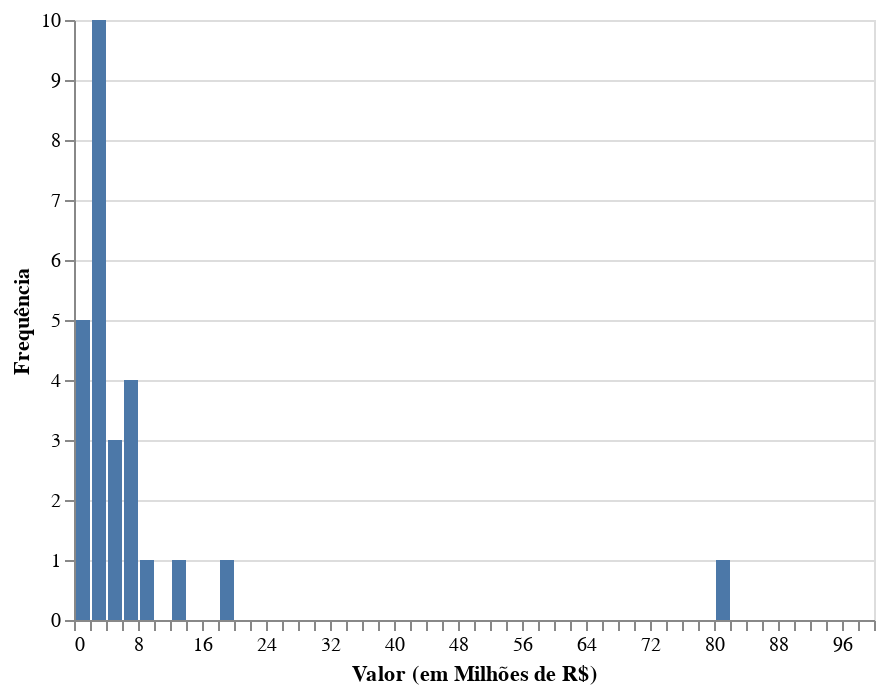

Source (notebook cell):
### Code cell
# Especificamente para o PSDB
alt.Chart(desp_part_uf[desp_part_uf['partido'] == "PSDB"]).mark_bar().encode(
        alt.X('valor',
          title = 'Valor (em Milhões de R$)',
          #scale = alt.Scale(type = 'log')
          bin = alt.Bin(extent=[0, 100], step = 2)
          ),
        alt.Y('count()',
          title = 'Frequência'))

### Figure 1 — Vega-Lite specification as saved in the notebook (floating-point values rounded to 4 significant figures)
{"config": {"view": {"continuousWidth": 400, "continuousHeight": 300}}, "data": {"name": "data-90af1ea99f8cf97f35909bb58a70cfc5"}, "mark": "bar", "encoding": {"x": {"type": "quantitative", "bin": {"extent": [0, 100], "step": 2}, "field": "valor", "title": "Valor (em Milhões de R$)"}, "y": {"type": "quantitative", "aggregate": "count", "title": "Frequência"}}, "$schema": "https://vega.github.io/schema/vega-lite/v4.8.1.json", "datasets": {"data-90af1ea99f8cf97f35909bb58a70cfc5": [{"partido": "PSDB", "uf": "AC", "valor": 0.9503}, {"partido": "PSDB", "uf": "AL", "valor": 1.125}, {"partido": "PSDB", "uf": "AM", "valor": 0.7821}, {"partido": "PSDB", "uf": "AP", "valor": 0.2056}, {"partido": "PSDB", "uf": "BA", "valor": 4.825}, {"partido": "PSDB", "uf": "CE", "valor": 4.884}, {"partido": "PSDB", "uf": "ES", "valor": 6.179}, {"partido": "PSDB", "uf": "GO", "valor": 7.13}, {"partido": "PSDB", "uf": "MA", "valor": 2.354}, {"partido": "PSDB", "uf": "MG", "valor": 18.64}, {"partido": "PSDB", "uf": "MS", "valor": 9.356}, {"partido": "PSDB", "uf": "MT", "valor": 3.176}, {"partido": "PSDB", "uf": "PA", "valor": 3.679}, {"partido": "PSDB", "uf": "PB", "valor": 5.174}, {"partido": "PSDB", "uf": "PE", "valor": 3.682}, {"partido": "PSDB", "uf": "PI", "valor": 3.912}, {"partido": "PSDB", "uf": "PR", "valor": 2.989}, {"partido": "PSDB", "uf": "RJ", "valor": 2.668}, {"partido": "PSDB", "uf": "RN", "valor": 6.947}, {"partido": "PSDB", "uf": "RO", "valor": 2.271}, {"partido": "PSDB", "uf": "RR", "valor": 2.143}, {"partido": "PSDB", "uf": "RS", "valor": 12.97}, {"partido": "PSDB", "uf": "SC", "valor": 7.818}, {"partido": "PSDB", "uf": "SE", "valor": 0.018}, {"partido": "PSDB", "uf": "SP", "valor": 81.9}, {"partido": "PSDB", "uf": "TO", "valor": 3.566}]}}
